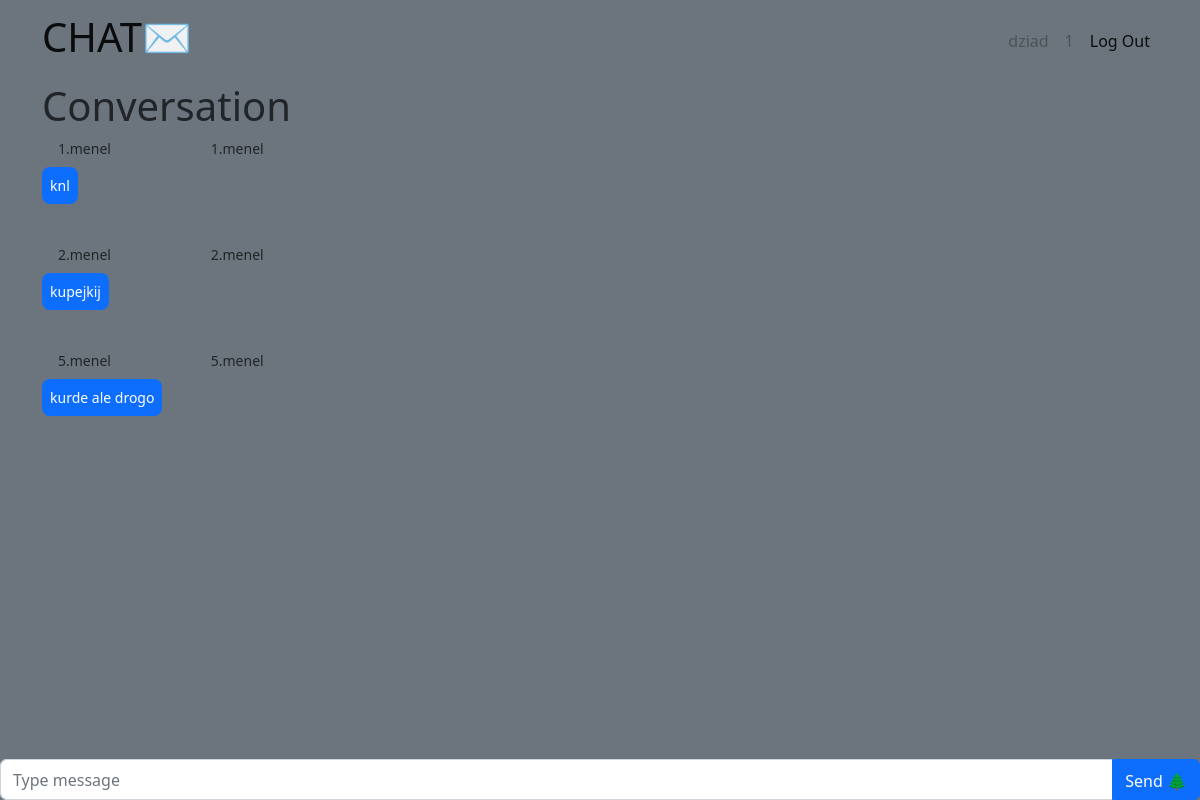
Screenshot of /conv/1 (signed in) with the database file from the repository.
### tables this page shows
CREATE TABLE user (
    id INTEGER PRIMARY KEY AUTOINCREMENT,
    nickname TEXT UNIQUE NOT NULL,
    username TEXT UNIQUE NOT NULL,
    password TEXT NOT NULL
);

CREATE TABLE message (
    id INTEGER PRIMARY KEY AUTOINCREMENT,
    author TEXT NOT NULL,
    value TEXT NOT NULL,
    date DATETIME NOT NULL,
    conv INTEGER
);

### chat/conv.py (the view, shortened to what this page needs)
@bp.route('/conv/<id>', methods=('GET', 'POST'))
@login_required
def conversation(id):
    db = get_db()
    messages = []
    try:
        messages = db.execute(
            f'SELECT * FROM message WHERE conv = {id}'
        ).fetchall()
        messages = messages[-50:]
        messages = [{k: item[k] for k in item.keys()} for item in messages]
    except Exception:
        pass
    for i in messages:
        i['date'] = datetime.strptime(i['date'], "%Y-%m-%d %H:%M:%S.%f")
        if i['date'] + timedelta(days=1) < datetime.now():
            i['date'] = datetime.strftime(i['date'], "%Y-%m-%d %H:%M")
        else:
            i['date'] = datetime.strftime(i['date'], "%H:%M")
        print(i['date'])
    user = -1
    uid = g.user['id']
    try:
        item = messages[-1]
        t = item['cuser']
        if item['cuser'] == uid:
            t = item['suser']
        user = db.execute(
                f'SELECT nickname FROM user WHERE id = {t}'
        ).fetchall()
        user = user[0]['nickname']
    except Exception:
        pass
    return render_template('chat/conversation.html', messages = messages, user=user, conv=id)

### chat/auth.py (called while the page is built)
@bp.before_app_request
def load_logged_in_user():
    user_id = session.get('user_id')
    if user_id is None:
        g.user = None
    else:
        g.user = get_db().execute(
            'SELECT * FROM user WHERE id = ?', (user_id,)
        ).fetchone()

def login_required(view):
    @functools.wraps(view)
    def wrapped_view(**kwargs):
        if g.user is None:
            return redirect(url_for('auth.login'))
        return view(**kwargs)
    return wrapped_view

### chat/db.py (called while the page is built)
def get_db():
    if 'db' not in g:
        g.db = sqlite3.connect(
            current_app.config['DATABASE'],
            detect_types=sqlite3.PARSE_DECLTYPES
        )
        g.db.row_factory = sqlite3.Row
    return g.db

### chat/templates/chat/conversation.html (shortened to what this page needs)
{% extends 'base.html' %}
{% block header %}
<h1>{% block title %}Conversation{% endblock %}</h1>
{% endblock %}
{% block content %}
<div class="row d-flex justify-content-center">
  {% for msg in messages %}
  <div class="d-flex {% if msg['author'] == g.user['nickname'] %}justify-content-end {% else %} justify-content-start{% endif %}">
    {% if msg['author'] == g.user['nickname'] %}
    <p class="small px-3 mb-1 text-muted">{{ msg['date'] }}</p>
      {% if msg['author'] == g.user['nickname'] %}
        <a class="small px-3 mb-1 card-link" href="{{ url_for('conv.delete', conv=conv, id=msg['id']) }}">🗑</a>
        <a class=" small px-3 mb-1 card-link" href="{{ url_for('conv.edit', conv=conv, id=msg['id']) }}">🖊</a>
      {% endif %}
    <p class="small px-3 mb-1">{{ msg['id'] }}.{{ msg['author'] }}</p>
    {% else %}
    <p class="small px-3 mb-1">{{ msg['id'] }}.{{ msg['author'] }}</p>
    <p class="small px-3 mb-1 text-muted">{{ msg['date'] }}</p>
    {% endif %}
    <p class="small px-3 mb-1">{{ msg['id'] }}.{{ msg['author'] }}</p>
  </div>
  <div
    class="d-flex flex-row {% if msg['author'] == g.user['nickname'] %}justify-content-end {% else %} justify-content-start{% endif %} mb-4 pt-1">
    <div>
      <p class="small p-2 me-3 mb-3 text-white rounded-3 {% if msg['author'] == g.user['nickname'] %}bg-primary {% else %} bg-primary{% endif %}">{{ msg['value'] }}</p>
    </div>
  </div>
  {% endfor %}
  </div>
  <form method="post" class="fixed-bottom">
    <div class="input-group mb-0">
      <input name="message" id="message" class="form-control" placeholder="Type message" value="{{ request.form['message'] }}" required></input>
      <button class="btn btn-primary" type="submit" id="button-addon2" style="padding-top: .55rem;">
        Send 🌲
      </button>
    </div>
  </form>
{% endblock %}

### chat/templates/base.html (shortened to what this page needs)
<!doctype html>
<head>
  <link href="https://cdn.jsdelivr.net/npm/bootstrap@5.2.3/dist/css/bootstrap.min.css" rel="stylesheet"
>
</head>
<body class="bg-secondary">
  <nav class="navbar navbar-expand sticky-top navbar-stick-top bg-secondary">
    <div class="container container-fluid">
      <a class="navbar-brand" href="{{ url_for('conv.index') }}">
        <h1>CHAT✉</h1>
      </a>
      <div class="d-flex flex-row-reverse">
        <ul class="navbar-nav">
          {% if g.user %}
          <li class="nav-item">
            <a class="nav-link disabled" aria-current="page" href="#">{{ g.user['username'] }}</a>
          </li>
          <li class="nav-item">
            <a class="nav-link disabled" href="#">{{ g.user['id'] }}</a>
          </li>
          <li class="nav-item">
            <a class="nav-link active" href="{{ url_for('auth.logout') }}">Log Out</a>
          </li>
          {% endif %}
        </ul>
      </div>
    </div>
  </nav>
  <div class="container">
    <header>
      {% block header %}{% endblock %}
    </header>
    {% block content %}{% endblock %}
  </div>
</body>

### rows the page displays
user: user.username "dziad", user.id "1"
message: id "1", author "menel", value "knl"
message: id "2", author "menel", value "kupejkij"
message: id "5", author "menel", value "kurde ale drogo"
